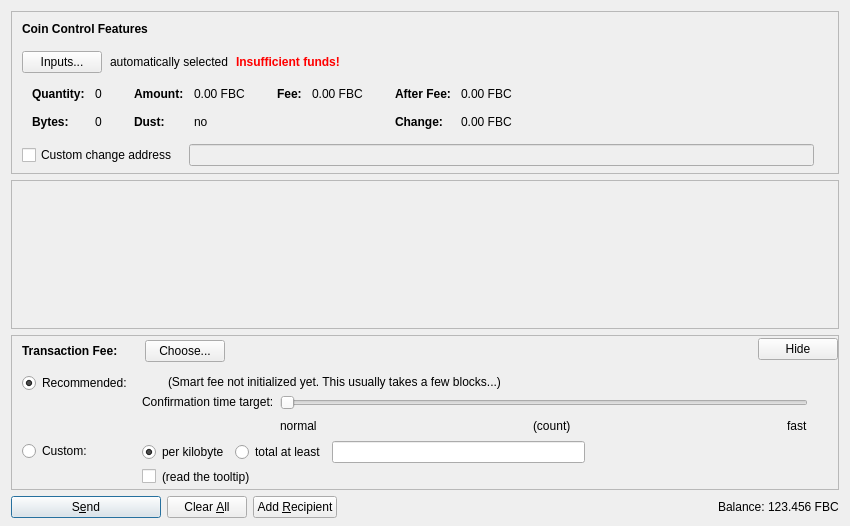
<?xml version="1.0" encoding="UTF-8"?>
<ui version="4.0">
 <class>SendCoinsDialog</class>
 <widget class="QDialog" name="SendCoinsDialog">
  <property name="geometry">
   <rect>
    <x>0</x>
    <y>0</y>
    <width>850</width>
    <height>526</height>
   </rect>
  </property>
  <property name="windowTitle">
   <string>Send Coins</string>
  </property>
  <layout class="QVBoxLayout" name="verticalLayout" stretch="0,1,0,0">
   <property name="bottomMargin">
    <number>8</number>
   </property>
   <item>
    <widget class="QFrame" name="frameCoinControl">
     <property name="sizePolicy">
      <sizepolicy hsizetype="Expanding" vsizetype="Expanding">
       <horstretch>0</horstretch>
       <verstretch>0</verstretch>
      </sizepolicy>
     </property>
     <property name="maximumSize">
      <size>
       <width>16777215</width>
       <height>16777215</height>
      </size>
     </property>
     <property name="frameShape">
      <enum>QFrame::StyledPanel</enum>
     </property>
     <property name="frameShadow">
      <enum>QFrame::Sunken</enum>
     </property>
     <layout class="QVBoxLayout" name="verticalLayoutCoinControl2">
      <property name="spacing">
       <number>0</number>
      </property>
      <property name="leftMargin">
       <number>0</number>
      </property>
      <property name="topMargin">
       <number>0</number>
      </property>
      <property name="rightMargin">
       <number>0</number>
      </property>
      <property name="bottomMargin">
       <number>6</number>
      </property>
      <item>
       <layout class="QVBoxLayout" name="verticalLayoutCoinControl" stretch="0,0,0,0,1">
        <property name="spacing">
         <number>0</number>
        </property>
        <property name="leftMargin">
         <number>10</number>
        </property>
        <property name="topMargin">
         <number>10</number>
        </property>
        <item>
         <layout class="QHBoxLayout" name="horizontalLayoutCoinControl1">
          <property name="bottomMargin">
           <number>15</number>
          </property>
          <item>
           <widget class="QLabel" name="labelCoinControlFeatures">
            <property name="sizePolicy">
             <sizepolicy hsizetype="Preferred" vsizetype="Maximum">
              <horstretch>0</horstretch>
              <verstretch>0</verstretch>
             </sizepolicy>
            </property>
            <property name="font">
             <font>
              <weight>75</weight>
              <bold>true</bold>
             </font>
            </property>
            <property name="styleSheet">
             <string notr="true">font-weight:bold;</string>
            </property>
            <property name="text">
             <string>Coin Control Features</string>
            </property>
           </widget>
          </item>
         </layout>
        </item>
        <item>
         <layout class="QHBoxLayout" name="horizontalLayoutCoinControl2" stretch="0,0,0,0">
          <property name="spacing">
           <number>8</number>
          </property>
          <property name="bottomMargin">
           <number>10</number>
          </property>
          <item>
           <widget class="QPushButton" name="pushButtonCoinControl">
            <property name="styleSheet">
             <string notr="true"/>
            </property>
            <property name="text">
             <string>Inputs...</string>
            </property>
            <property name="autoDefault">
             <bool>false</bool>
            </property>
           </widget>
          </item>
          <item>
           <widget class="QLabel" name="labelCoinControlAutomaticallySelected">
            <property name="text">
             <string>automatically selected</string>
            </property>
            <property name="margin">
             <number>5</number>
            </property>
           </widget>
          </item>
          <item>
           <widget class="QLabel" name="labelCoinControlInsuffFunds">
            <property name="font">
             <font>
              <weight>75</weight>
              <bold>true</bold>
             </font>
            </property>
            <property name="styleSheet">
             <string notr="true">color:red;font-weight:bold;</string>
            </property>
            <property name="text">
             <string>Insufficient funds!</string>
            </property>
            <property name="margin">
             <number>5</number>
            </property>
           </widget>
          </item>
          <item>
           <spacer name="horizontalSpacerCoinControl">
            <property name="orientation">
             <enum>Qt::Horizontal</enum>
            </property>
            <property name="sizeHint" stdset="0">
             <size>
              <width>40</width>
              <height>1</height>
             </size>
            </property>
           </spacer>
          </item>
         </layout>
        </item>
        <item>
         <widget class="QWidget" name="widgetCoinControl" native="true">
          <property name="sizePolicy">
           <sizepolicy hsizetype="Preferred" vsizetype="Preferred">
            <horstretch>0</horstretch>
            <verstretch>0</verstretch>
           </sizepolicy>
          </property>
          <property name="minimumSize">
           <size>
            <width>0</width>
            <height>0</height>
           </size>
          </property>
          <property name="styleSheet">
           <string notr="true"/>
          </property>
          <layout class="QHBoxLayout" name="horizontalLayoutCoinControl5">
           <property name="leftMargin">
            <number>0</number>
           </property>
           <property name="topMargin">
            <number>0</number>
           </property>
           <property name="rightMargin">
            <number>0</number>
           </property>
           <property name="bottomMargin">
            <number>0</number>
           </property>
           <item>
            <layout class="QHBoxLayout" name="horizontalLayoutCoinControl3" stretch="0,0,0,1">
             <property name="spacing">
              <number>20</number>
             </property>
             <property name="topMargin">
              <number>0</number>
             </property>
             <property name="bottomMargin">
              <number>10</number>
             </property>
             <item>
              <layout class="QFormLayout" name="formLayoutCoinControl1">
               <property name="horizontalSpacing">
                <number>10</number>
               </property>
               <property name="verticalSpacing">
                <number>14</number>
               </property>
               <property name="leftMargin">
                <number>10</number>
               </property>
               <property name="topMargin">
                <number>4</number>
               </property>
               <property name="rightMargin">
                <number>6</number>
               </property>
               <item row="0" column="0">
                <widget class="QLabel" name="labelCoinControlQuantityText">
                 <property name="font">
                  <font>
                   <weight>75</weight>
                   <bold>true</bold>
                  </font>
                 </property>
                 <property name="text">
                  <string>Quantity:</string>
                 </property>
                 <property name="margin">
                  <number>0</number>
                 </property>
                </widget>
               </item>
               <item row="0" column="1">
                <widget class="QLabel" name="labelCoinControlQuantity">
                 <property name="cursor">
                  <cursorShape>IBeamCursor</cursorShape>
                 </property>
                 <property name="contextMenuPolicy">
                  <enum>Qt::ActionsContextMenu</enum>
                 </property>
                 <property name="text">
                  <string notr="true">0</string>
                 </property>
                 <property name="margin">
                  <number>0</number>
                 </property>
                 <property name="textInteractionFlags">
                  <set>Qt::LinksAccessibleByMouse|Qt::TextSelectableByKeyboard|Qt::TextSelectableByMouse</set>
                 </property>
                </widget>
               </item>
               <item row="1" column="0">
                <widget class="QLabel" name="labelCoinControlBytesText">
                 <property name="font">
                  <font>
                   <weight>75</weight>
                   <bold>true</bold>
                  </font>
                 </property>
                 <property name="text">
                  <string>Bytes:</string>
                 </property>
                </widget>
               </item>
               <item row="1" column="1">
                <widget class="QLabel" name="labelCoinControlBytes">
                 <property name="cursor">
                  <cursorShape>IBeamCursor</cursorShape>
                 </property>
                 <property name="contextMenuPolicy">
                  <enum>Qt::ActionsContextMenu</enum>
                 </property>
                 <property name="text">
                  <string notr="true">0</string>
                 </property>
                 <property name="textInteractionFlags">
                  <set>Qt::LinksAccessibleByMouse|Qt::TextSelectableByKeyboard|Qt::TextSelectableByMouse</set>
                 </property>
                </widget>
               </item>
              </layout>
             </item>
             <item>
              <layout class="QFormLayout" name="formLayoutCoinControl2">
               <property name="horizontalSpacing">
                <number>10</number>
               </property>
               <property name="verticalSpacing">
                <number>14</number>
               </property>
               <property name="leftMargin">
                <number>6</number>
               </property>
               <property name="topMargin">
                <number>4</number>
               </property>
               <property name="rightMargin">
                <number>6</number>
               </property>
               <item row="0" column="0">
                <widget class="QLabel" name="labelCoinControlAmountText">
                 <property name="font">
                  <font>
                   <weight>75</weight>
                   <bold>true</bold>
                  </font>
                 </property>
                 <property name="text">
                  <string>Amount:</string>
                 </property>
                 <property name="margin">
                  <number>0</number>
                 </property>
                </widget>
               </item>
               <item row="0" column="1">
                <widget class="QLabel" name="labelCoinControlAmount">
                 <property name="cursor">
                  <cursorShape>IBeamCursor</cursorShape>
                 </property>
                 <property name="contextMenuPolicy">
                  <enum>Qt::ActionsContextMenu</enum>
                 </property>
                 <property name="text">
                  <string notr="true">0.00 FBC</string>
                 </property>
                 <property name="textInteractionFlags">
                  <set>Qt::LinksAccessibleByMouse|Qt::TextSelectableByKeyboard|Qt::TextSelectableByMouse</set>
                 </property>
                </widget>
               </item>
               <item row="1" column="0">
                <widget class="QLabel" name="labelCoinControlLowOutputText">
                 <property name="font">
                  <font>
                   <weight>75</weight>
                   <bold>true</bold>
                  </font>
                 </property>
                 <property name="text">
                  <string>Dust:</string>
                 </property>
                </widget>
               </item>
               <item row="1" column="1">
                <widget class="QLabel" name="labelCoinControlLowOutput">
                 <property name="cursor">
                  <cursorShape>IBeamCursor</cursorShape>
                 </property>
                 <property name="contextMenuPolicy">
                  <enum>Qt::ActionsContextMenu</enum>
                 </property>
                 <property name="text">
                  <string notr="true">no</string>
                 </property>
                 <property name="textInteractionFlags">
                  <set>Qt::LinksAccessibleByMouse|Qt::TextSelectableByKeyboard|Qt::TextSelectableByMouse</set>
                 </property>
                </widget>
               </item>
              </layout>
             </item>
             <item>
              <layout class="QFormLayout" name="formLayoutCoinControl3">
               <property name="horizontalSpacing">
                <number>10</number>
               </property>
               <property name="verticalSpacing">
                <number>14</number>
               </property>
               <property name="leftMargin">
                <number>6</number>
               </property>
               <property name="topMargin">
                <number>4</number>
               </property>
               <property name="rightMargin">
                <number>6</number>
               </property>
               <item row="0" column="0">
                <widget class="QLabel" name="labelCoinControlFeeText">
                 <property name="font">
                  <font>
                   <weight>75</weight>
                   <bold>true</bold>
                  </font>
                 </property>
                 <property name="text">
                  <string>Fee:</string>
                 </property>
                 <property name="margin">
                  <number>0</number>
                 </property>
                </widget>
               </item>
               <item row="0" column="1">
                <widget class="QLabel" name="labelCoinControlFee">
                 <property name="cursor">
                  <cursorShape>IBeamCursor</cursorShape>
                 </property>
                 <property name="contextMenuPolicy">
                  <enum>Qt::ActionsContextMenu</enum>
                 </property>
                 <property name="text">
                  <string notr="true">0.00 FBC</string>
                 </property>
                 <property name="textInteractionFlags">
                  <set>Qt::LinksAccessibleByMouse|Qt::TextSelectableByKeyboard|Qt::TextSelectableByMouse</set>
                 </property>
                </widget>
               </item>
              </layout>
             </item>
             <item>
              <layout class="QFormLayout" name="formLayoutCoinControl4">
               <property name="horizontalSpacing">
                <number>10</number>
               </property>
               <property name="verticalSpacing">
                <number>14</number>
               </property>
               <property name="leftMargin">
                <number>6</number>
               </property>
               <property name="topMargin">
                <number>4</number>
               </property>
               <property name="rightMargin">
                <number>6</number>
               </property>
               <item row="0" column="0">
                <widget class="QLabel" name="labelCoinControlAfterFeeText">
                 <property name="font">
                  <font>
                   <weight>75</weight>
                   <bold>true</bold>
                  </font>
                 </property>
                 <property name="text">
                  <string>After Fee:</string>
                 </property>
                 <property name="margin">
                  <number>0</number>
                 </property>
                </widget>
               </item>
               <item row="0" column="1">
                <widget class="QLabel" name="labelCoinControlAfterFee">
                 <property name="cursor">
                  <cursorShape>IBeamCursor</cursorShape>
                 </property>
                 <property name="contextMenuPolicy">
                  <enum>Qt::ActionsContextMenu</enum>
                 </property>
                 <property name="text">
                  <string notr="true">0.00 FBC</string>
                 </property>
                 <property name="textInteractionFlags">
                  <set>Qt::LinksAccessibleByMouse|Qt::TextSelectableByKeyboard|Qt::TextSelectableByMouse</set>
                 </property>
                </widget>
               </item>
               <item row="1" column="0">
                <widget class="QLabel" name="labelCoinControlChangeText">
                 <property name="font">
                  <font>
                   <weight>75</weight>
                   <bold>true</bold>
                  </font>
                 </property>
                 <property name="text">
                  <string>Change:</string>
                 </property>
                </widget>
               </item>
               <item row="1" column="1">
                <widget class="QLabel" name="labelCoinControlChange">
                 <property name="cursor">
                  <cursorShape>IBeamCursor</cursorShape>
                 </property>
                 <property name="contextMenuPolicy">
                  <enum>Qt::ActionsContextMenu</enum>
                 </property>
                 <property name="text">
                  <string notr="true">0.00 FBC</string>
                 </property>
                 <property name="textInteractionFlags">
                  <set>Qt::LinksAccessibleByMouse|Qt::TextSelectableByKeyboard|Qt::TextSelectableByMouse</set>
                 </property>
                </widget>
               </item>
              </layout>
             </item>
            </layout>
           </item>
          </layout>
         </widget>
        </item>
        <item>
         <layout class="QHBoxLayout" name="horizontalLayoutCoinControl4" stretch="0,0,0">
          <property name="spacing">
           <number>12</number>
          </property>
          <property name="sizeConstraint">
           <enum>QLayout::SetDefaultConstraint</enum>
          </property>
          <property name="topMargin">
           <number>5</number>
          </property>
          <property name="rightMargin">
           <number>5</number>
          </property>
          <item>
           <widget class="QCheckBox" name="checkBoxCoinControlChange">
            <property name="toolTip">
             <string>If this is activated, but the change address is empty or invalid, change will be sent to a newly generated address.</string>
            </property>
            <property name="text">
             <string>Custom change address</string>
            </property>
           </widget>
          </item>
          <item>
           <widget class="QValidatedLineEdit" name="lineEditCoinControlChange">
            <property name="enabled">
             <bool>false</bool>
            </property>
            <property name="sizePolicy">
             <sizepolicy hsizetype="Expanding" vsizetype="Fixed">
              <horstretch>0</horstretch>
              <verstretch>0</verstretch>
             </sizepolicy>
            </property>
           </widget>
          </item>
          <item>
           <widget class="QLabel" name="labelCoinControlChangeLabel">
            <property name="sizePolicy">
             <sizepolicy hsizetype="Preferred" vsizetype="Expanding">
              <horstretch>0</horstretch>
              <verstretch>0</verstretch>
             </sizepolicy>
            </property>
            <property name="minimumSize">
             <size>
              <width>0</width>
              <height>0</height>
             </size>
            </property>
            <property name="text">
             <string/>
            </property>
            <property name="margin">
             <number>3</number>
            </property>
           </widget>
          </item>
         </layout>
        </item>
        <item>
         <spacer name="verticalSpacerCoinControl">
          <property name="orientation">
           <enum>Qt::Vertical</enum>
          </property>
          <property name="sizeHint" stdset="0">
           <size>
            <width>800</width>
            <height>1</height>
           </size>
          </property>
         </spacer>
        </item>
       </layout>
      </item>
     </layout>
    </widget>
   </item>
   <item>
    <widget class="QScrollArea" name="scrollArea">
     <property name="widgetResizable">
      <bool>true</bool>
     </property>
     <widget class="QWidget" name="scrollAreaWidgetContents">
      <property name="geometry">
       <rect>
        <x>0</x>
        <y>0</y>
        <width>830</width>
        <height>104</height>
       </rect>
      </property>
      <layout class="QVBoxLayout" name="verticalLayout_2" stretch="0,1">
       <property name="leftMargin">
        <number>0</number>
       </property>
       <property name="topMargin">
        <number>0</number>
       </property>
       <property name="rightMargin">
        <number>0</number>
       </property>
       <property name="bottomMargin">
        <number>0</number>
       </property>
       <item>
        <layout class="QVBoxLayout" name="entries">
         <property name="spacing">
          <number>6</number>
         </property>
        </layout>
       </item>
       <item>
        <spacer name="verticalSpacer">
         <property name="orientation">
          <enum>Qt::Vertical</enum>
         </property>
         <property name="sizeHint" stdset="0">
          <size>
           <width>20</width>
           <height>40</height>
          </size>
         </property>
        </spacer>
       </item>
      </layout>
     </widget>
    </widget>
   </item>
   <item>
    <widget class="QFrame" name="frameFee">
     <property name="sizePolicy">
      <sizepolicy hsizetype="Expanding" vsizetype="Expanding">
       <horstretch>0</horstretch>
       <verstretch>0</verstretch>
      </sizepolicy>
     </property>
     <property name="maximumSize">
      <size>
       <width>16777215</width>
       <height>16777215</height>
      </size>
     </property>
     <property name="frameShape">
      <enum>QFrame::StyledPanel</enum>
     </property>
     <property name="frameShadow">
      <enum>QFrame::Sunken</enum>
     </property>
     <layout class="QVBoxLayout" name="verticalLayoutFee1">
      <property name="spacing">
       <number>0</number>
      </property>
      <property name="leftMargin">
       <number>0</number>
      </property>
      <property name="topMargin">
       <number>0</number>
      </property>
      <property name="rightMargin">
       <number>0</number>
      </property>
      <property name="bottomMargin">
       <number>0</number>
      </property>
      <item>
       <layout class="QVBoxLayout" name="verticalLayoutFee2" stretch="0,0,0">
        <property name="spacing">
         <number>0</number>
        </property>
        <property name="leftMargin">
         <number>10</number>
        </property>
        <property name="topMargin">
         <number>0</number>
        </property>
        <item>
         <layout class="QHBoxLayout" name="horizontalLayoutFee1">
          <property name="bottomMargin">
           <number>0</number>
          </property>
          <item>
           <layout class="QVBoxLayout" name="verticalLayoutFee7">
            <property name="spacing">
             <number>0</number>
            </property>
            <item>
             <spacer name="verticalSpacerSmartFee">
              <property name="orientation">
               <enum>Qt::Vertical</enum>
              </property>
              <property name="sizeType">
               <enum>QSizePolicy::Fixed</enum>
              </property>
              <property name="sizeHint" stdset="0">
               <size>
                <width>1</width>
                <height>4</height>
               </size>
              </property>
             </spacer>
            </item>
            <item>
             <layout class="QHBoxLayout" name="horizontalLayoutSmartFee">
              <property name="spacing">
               <number>10</number>
              </property>
              <item>
               <widget class="QLabel" name="labelFeeHeadline">
                <property name="sizePolicy">
                 <sizepolicy hsizetype="Preferred" vsizetype="Maximum">
                  <horstretch>0</horstretch>
                  <verstretch>0</verstretch>
                 </sizepolicy>
                </property>
                <property name="font">
                 <font>
                  <weight>75</weight>
                  <bold>true</bold>
                 </font>
                </property>
                <property name="styleSheet">
                 <string notr="true">font-weight:bold;</string>
                </property>
                <property name="text">
                 <string>Transaction Fee:</string>
                </property>
               </widget>
              </item>
              <item>
               <widget class="QLabel" name="labelFeeMinimized">
                <property name="text">
                 <string/>
                </property>
               </widget>
              </item>
              <item>
               <widget class="QPushButton" name="buttonChooseFee">
                <property name="text">
                 <string>Choose...</string>
                </property>
               </widget>
              </item>
             </layout>
            </item>
            <item>
             <spacer name="verticalSpacer_5">
              <property name="orientation">
               <enum>Qt::Vertical</enum>
              </property>
              <property name="sizeHint" stdset="0">
               <size>
                <width>1</width>
                <height>1</height>
               </size>
              </property>
             </spacer>
            </item>
           </layout>
          </item>
          <item>
           <spacer name="horizontalSpacer_4">
            <property name="orientation">
             <enum>Qt::Horizontal</enum>
            </property>
            <property name="sizeHint" stdset="0">
             <size>
              <width>40</width>
              <height>20</height>
             </size>
            </property>
           </spacer>
          </item>
          <item>
           <widget class="QPushButton" name="buttonMinimizeFee">
            <property name="toolTip">
             <string>collapse fee-settings</string>
            </property>
            <property name="text">
             <string>Hide</string>
            </property>
           </widget>
          </item>
         </layout>
        </item>
        <item>
         <widget class="QFrame" name="frameFeeSelection">
          <layout class="QVBoxLayout" name="verticalLayoutFee12">
           <property name="spacing">
            <number>0</number>
           </property>
           <property name="leftMargin">
            <number>0</number>
           </property>
           <property name="topMargin">
            <number>0</number>
           </property>
           <property name="rightMargin">
            <number>0</number>
           </property>
           <property name="bottomMargin">
            <number>0</number>
           </property>
           <item>
            <layout class="QGridLayout" name="gridLayoutFee">
             <property name="topMargin">
              <number>10</number>
             </property>
             <property name="bottomMargin">
              <number>4</number>
             </property>
             <property name="horizontalSpacing">
              <number>10</number>
             </property>
             <property name="verticalSpacing">
              <number>4</number>
             </property>
             <item row="1" column="1">
              <layout class="QVBoxLayout" name="verticalLayoutFee8">
               <property name="spacing">
                <number>6</number>
               </property>
               <item>
                <layout class="QHBoxLayout" name="horizontalLayoutFee13">
                 <item>
                  <widget class="QRadioButton" name="radioCustomPerKilobyte">
                   <property name="toolTip">
                    <string>If the custom fee is set to 1000 satoshis and the transaction is only 250 bytes, then &quot;per kilobyte&quot; only pays 250 satoshis in fee, while &quot;total at least&quot; pays 1000 satoshis. For transactions bigger than a kilobyte both pay by kilobyte.</string>
                   </property>
                   <property name="text">
                    <string>per kilobyte</string>
                   </property>
                   <property name="checked">
                    <bool>true</bool>
                   </property>
                   <attribute name="buttonGroup">
                    <string notr="true">groupCustomFee</string>
                   </attribute>
                  </widget>
                 </item>
                 <item>
                  <widget class="QRadioButton" name="radioCustomAtLeast">
                   <property name="toolTip">
                    <string>If the custom fee is set to 1000 satoshis and the transaction is only 250 bytes, then &quot;per kilobyte&quot; only pays 250 satoshis in fee, while &quot;total at least&quot; pays 1000 satoshis. For transactions bigger than a kilobyte both pay by kilobyte.</string>
                   </property>
                   <property name="text">
                    <string>total at least</string>
                   </property>
                   <attribute name="buttonGroup">
                    <string notr="true">groupCustomFee</string>
                   </attribute>
                  </widget>
                 </item>
                 <item>
                  <widget class="FastbitcoinAmountField" name="customFee"/>
                 </item>
                 <item>
                  <spacer name="horizontalSpacer_6">
                   <property name="orientation">
                    <enum>Qt::Horizontal</enum>
                   </property>
                   <property name="sizeHint" stdset="0">
                    <size>
                     <width>1</width>
                     <height>1</height>
                    </size>
                   </property>
                  </spacer>
                 </item>
                </layout>
               </item>
               <item>
                <layout class="QHBoxLayout" name="horizontalLayoutFee8">
                 <item>
                  <widget class="QCheckBox" name="checkBoxMinimumFee">
                   <property name="toolTip">
                    <string>Paying only the minimum fee is just fine as long as there is less transaction volume than space in the blocks. But be aware that this can end up in a never confirming transaction once there is more demand for fastbitcoin transactions than the network can process.</string>
                   </property>
                   <property name="text">
                    <string/>
                   </property>
                  </widget>
                 </item>
                 <item>
                  <widget class="QLabel" name="labelMinFeeWarning">
                   <property name="enabled">
                    <bool>true</bool>
                   </property>
                   <property name="toolTip">
                    <string>Paying only the minimum fee is just fine as long as there is less transaction volume than space in the blocks. But be aware that this can end up in a never confirming transaction once there is more demand for fastbitcoin transactions than the network can process.</string>
                   </property>
                   <property name="text">
                    <string>(read the tooltip)</string>
                   </property>
                   <property name="margin">
                    <number>5</number>
                   </property>
                  </widget>
                 </item>
                 <item>
                  <spacer name="horizontalSpacer_2">
                   <property name="orientation">
                    <enum>Qt::Horizontal</enum>
                   </property>
                   <property name="sizeHint" stdset="0">
                    <size>
                     <width>1</width>
                     <height>1</height>
                    </size>
                   </property>
                  </spacer>
                 </item>
                </layout>
               </item>
              </layout>
             </item>
             <item row="0" column="0">
              <layout class="QVBoxLayout" name="verticalLayoutFee4" stretch="0,1">
               <item>
                <widget class="QRadioButton" name="radioSmartFee">
                 <property name="text">
                  <string>Recommended:</string>
                 </property>
                 <property name="checked">
                  <bool>true</bool>
                 </property>
                 <attribute name="buttonGroup">
                  <string notr="true">groupFee</string>
                 </attribute>
                </widget>
               </item>
               <item>
                <spacer name="verticalSpacer_2">
                 <property name="orientation">
                  <enum>Qt::Vertical</enum>
                 </property>
                 <property name="sizeHint" stdset="0">
                  <size>
                   <width>1</width>
                   <height>1</height>
                  </size>
                 </property>
                </spacer>
               </item>
              </layout>
             </item>
             <item row="1" column="0">
              <layout class="QVBoxLayout" name="verticalLayoutFee9" stretch="0,1">
               <item>
                <widget class="QRadioButton" name="radioCustomFee">
                 <property name="text">
                  <string>Custom:</string>
                 </property>
                 <attribute name="buttonGroup">
                  <string notr="true">groupFee</string>
                 </attribute>
                </widget>
               </item>
               <item>
                <spacer name="verticalSpacer_6">
                 <property name="orientation">
                  <enum>Qt::Vertical</enum>
                 </property>
                 <property name="sizeHint" stdset="0">
                  <size>
                   <width>1</width>
                   <height>1</height>
                  </size>
                 </property>
                </spacer>
               </item>
              </layout>
             </item>
             <item row="0" column="1">
              <layout class="QVBoxLayout" name="verticalLayoutFee3" stretch="0,0,1">
               <property name="spacing">
                <number>6</number>
               </property>
               <property name="topMargin">
                <number>2</number>
               </property>
               <item>
                <layout class="QHBoxLayout" name="horizontalLayoutFee12">
                 <item>
                  <widget class="QLabel" name="labelSmartFee">
                   <property name="text">
                    <string/>
                   </property>
                   <property name="margin">
                    <number>2</number>
                   </property>
                  </widget>
                 </item>
                 <item>
                  <widget class="QLabel" name="labelFeeEstimation">
                   <property name="text">
                    <string/>
                   </property>
                  </widget>
                 </item>
                 <item>
                  <widget class="QLabel" name="labelSmartFee2">
                   <property name="text">
                    <string>(Smart fee not initialized yet. This usually takes a few blocks...)</string>
                   </property>
                   <property name="margin">
                    <number>2</number>
                   </property>
                  </widget>
                 </item>
                 <item>
                  <spacer name="horizontalSpacer_5">
                   <property name="orientation">
                    <enum>Qt::Horizontal</enum>
                   </property>
                   <property name="sizeHint" stdset="0">
                    <size>
                     <width>1</width>
                     <height>1</height>
                    </size>
                   </property>
                  </spacer>
                 </item>
                </layout>
               </item>
               <item>
                <layout class="QHBoxLayout" name="horizontalLayoutFee9">
                 <item>
                  <layout class="QVBoxLayout" name="verticalLayoutFee6">
                   <item>
                    <widget class="QLabel" name="labelSmartFee3">
                     <property name="text">
                      <string>Confirmation time target:</string>
                     </property>
                     <property name="margin">
                      <number>2</number>
                     </property>
                    </widget>
                   </item>
                   <item>
                    <spacer name="verticalSpacer_3">
                     <property name="orientation">
                      <enum>Qt::Vertical</enum>
                     </property>
                     <property name="sizeHint" stdset="0">
                      <size>
                       <width>1</width>
                       <height>1</height>
                      </size>
                     </property>
                    </spacer>
                   </item>
                  </layout>
                 </item>
                 <item>
                  <layout class="QVBoxLayout" name="verticalLayoutFee5">
                   <property name="rightMargin">
                    <number>30</number>
                   </property>
                   <item>
                    <widget class="QSlider" name="sliderSmartFee">
                     <property name="minimum">
                      <number>0</number>
                     </property>
                     <property name="maximum">
                      <number>23</number>
                     </property>
                     <property name="pageStep">
                      <number>1</number>
                     </property>
                     <property name="value">
                      <number>0</number>
                     </property>
                     <property name="orientation">
                      <enum>Qt::Horizontal</enum>
                     </property>
                     <property name="invertedAppearance">
                      <bool>false</bool>
                     </property>
                     <property name="invertedControls">
                      <bool>false</bool>
                     </property>
                     <property name="tickPosition">
                      <enum>QSlider::NoTicks</enum>
                     </property>
                    </widget>
                   </item>
                   <item>
                    <layout class="QHBoxLayout" name="horizontalLayoutFee10">
                     <item>
                      <widget class="QLabel" name="labelSmartFeeNormal">
                       <property name="text">
                        <string>normal</string>
                       </property>
                      </widget>
                     </item>
                     <item>
                      <spacer name="horizontalSpacer_7">
                       <property name="orientation">
                        <enum>Qt::Horizontal</enum>
                       </property>
                       <property name="sizeHint" stdset="0">
                        <size>
                         <width>40</width>
                         <height>20</height>
                        </size>
                       </property>
                      </spacer>
                     </item>
                     <item>
                      <widget class="QLabel" name="confirmationTargetLabel">
                       <property name="text">
                        <string notr="true">(count)</string>
                       </property>
                      </widget>
                     </item>
                     <item>
                      <spacer name="horizontalSpacer_3">
                       <property name="orientation">
                        <enum>Qt::Horizontal</enum>
                       </property>
                       <property name="sizeHint" stdset="0">
                        <size>
                         <width>40</width>
                         <height>20</height>
                        </size>
                       </property>
                      </spacer>
                     </item>
                     <item>
                      <widget class="QLabel" name="labelSmartFeeFast">
                       <property name="text">
                        <string>fast</string>
                       </property>
                      </widget>
                     </item>
                    </layout>
                   </item>
                  </layout>
                 </item>
                </layout>
               </item>
               <item>
                <spacer name="verticalSpacer_4">
                 <property name="orientation">
                  <enum>Qt::Vertical</enum>
                 </property>
                 <property name="sizeHint" stdset="0">
                  <size>
                   <width>1</width>
                   <height>1</height>
                  </size>
                 </property>
                </spacer>
               </item>
              </layout>
             </item>
            </layout>
           </item>
          </layout>
         </widget>
        </item>
        <item>
         <spacer name="verticalSpacerFee">
          <property name="orientation">
           <enum>Qt::Vertical</enum>
          </property>
          <property name="sizeHint" stdset="0">
           <size>
            <width>800</width>
            <height>1</height>
           </size>
          </property>
         </spacer>
        </item>
       </layout>
      </item>
     </layout>
    </widget>
   </item>
   <item>
    <layout class="QHBoxLayout" name="horizontalLayout">
     <item>
      <widget class="QPushButton" name="sendButton">
       <property name="minimumSize">
        <size>
         <width>150</width>
         <height>0</height>
        </size>
       </property>
       <property name="toolTip">
        <string>Confirm the send action</string>
       </property>
       <property name="text">
        <string>S&amp;end</string>
       </property>
       <property name="icon">
        <iconset resource="../fastbitcoin.qrc">
         <normaloff>:/icons/send</normaloff>:/icons/send</iconset>
       </property>
       <property name="autoDefault">
        <bool>false</bool>
       </property>
       <property name="default">
        <bool>true</bool>
       </property>
      </widget>
     </item>
     <item>
      <widget class="QPushButton" name="clearButton">
       <property name="sizePolicy">
        <sizepolicy hsizetype="Minimum" vsizetype="Fixed">
         <horstretch>0</horstretch>
         <verstretch>0</verstretch>
        </sizepolicy>
       </property>
       <property name="toolTip">
        <string>Clear all fields of the form.</string>
       </property>
       <property name="text">
        <string>Clear &amp;All</string>
       </property>
       <property name="icon">
        <iconset resource="../fastbitcoin.qrc">
         <normaloff>:/icons/remove</normaloff>:/icons/remove</iconset>
       </property>
       <property name="autoDefault">
        <bool>false</bool>
       </property>
      </widget>
     </item>
     <item>
      <widget class="QPushButton" name="addButton">
       <property name="toolTip">
        <string>Send to multiple recipients at once</string>
       </property>
       <property name="text">
        <string>Add &amp;Recipient</string>
       </property>
       <property name="icon">
        <iconset resource="../fastbitcoin.qrc">
         <normaloff>:/icons/add</normaloff>:/icons/add</iconset>
       </property>
       <property name="autoDefault">
        <bool>false</bool>
       </property>
      </widget>
     </item>
     <item>
      <spacer name="horizontalSpacer">
       <property name="orientation">
        <enum>Qt::Horizontal</enum>
       </property>
       <property name="sizeHint" stdset="0">
        <size>
         <width>40</width>
         <height>20</height>
        </size>
       </property>
      </spacer>
     </item>
     <item>
      <layout class="QHBoxLayout" name="horizontalLayout_2">
       <property name="spacing">
        <number>3</number>
       </property>
       <item>
        <widget class="QLabel" name="label">
         <property name="sizePolicy">
          <sizepolicy hsizetype="Preferred" vsizetype="Fixed">
           <horstretch>0</horstretch>
           <verstretch>0</verstretch>
          </sizepolicy>
         </property>
         <property name="text">
          <string>Balance:</string>
         </property>
        </widget>
       </item>
       <item>
        <widget class="QLabel" name="labelBalance">
         <property name="sizePolicy">
          <sizepolicy hsizetype="Preferred" vsizetype="Fixed">
           <horstretch>0</horstretch>
           <verstretch>0</verstretch>
          </sizepolicy>
         </property>
         <property name="cursor">
          <cursorShape>IBeamCursor</cursorShape>
         </property>
         <property name="text">
          <string notr="true">123.456 FBC</string>
         </property>
         <property name="textInteractionFlags">
          <set>Qt::LinksAccessibleByMouse|Qt::TextSelectableByKeyboard|Qt::TextSelectableByMouse</set>
         </property>
        </widget>
       </item>
      </layout>
     </item>
    </layout>
   </item>
  </layout>
 </widget>
 <customwidgets>
  <customwidget>
   <class>QValidatedLineEdit</class>
   <extends>QLineEdit</extends>
   <header>qvalidatedlineedit.h</header>
  </customwidget>
  <customwidget>
   <class>FastbitcoinAmountField</class>
   <extends>QLineEdit</extends>
   <header>fastbitcoinamountfield.h</header>
   <container>1</container>
  </customwidget>
 </customwidgets>
 <resources>
  <include location="../fastbitcoin.qrc"/>
 </resources>
 <connections/>
 <buttongroups>
  <buttongroup name="groupFee"/>
  <buttongroup name="groupCustomFee"/>
 </buttongroups>
</ui>
